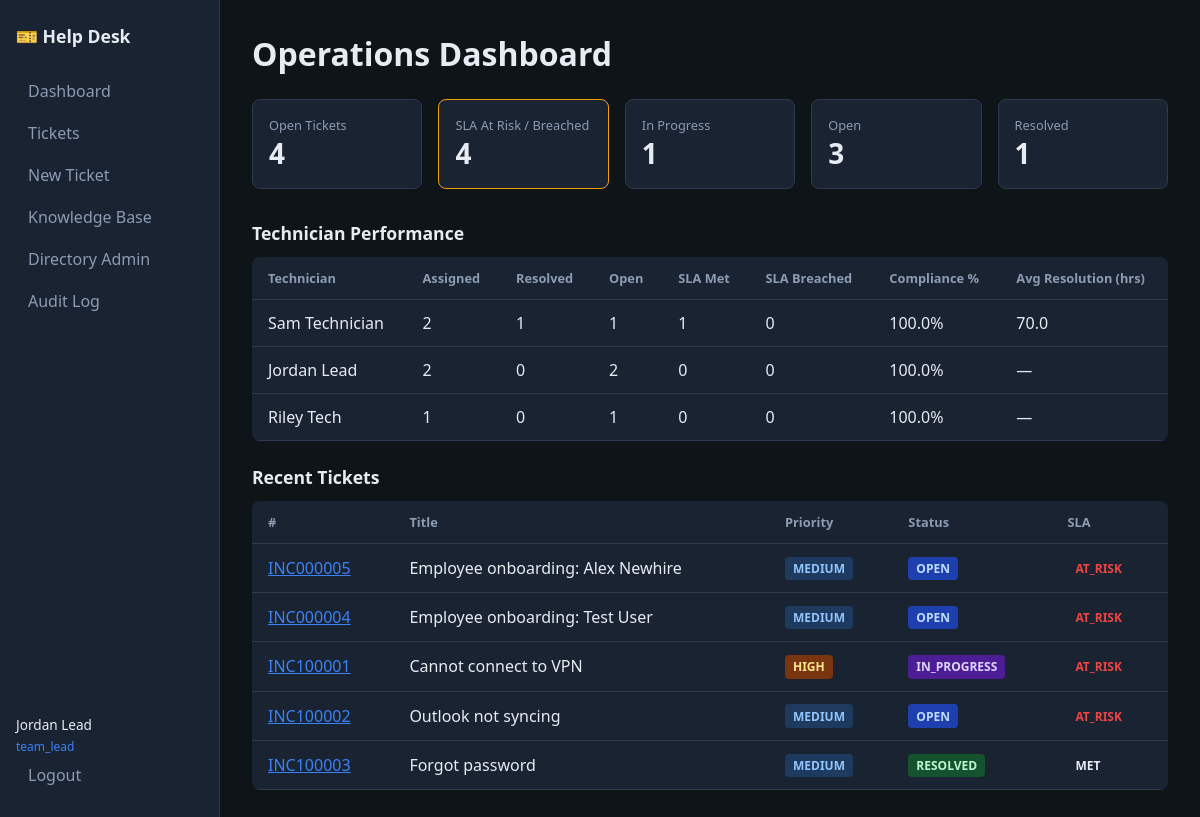
/ (signed in), run on the app's committed database.
### app/models/entities.py (models this page shows)
class User(Base):
    __tablename__ = "users"
    id: Mapped[int] = mapped_column(primary_key=True)
    username: Mapped[str] = mapped_column(String(64), unique=True, index=True)
    email: Mapped[str] = mapped_column(String(255), unique=True)
    display_name: Mapped[str] = mapped_column(String(128))
    password_hash: Mapped[str] = mapped_column(String(255))
    role: Mapped[str] = mapped_column(String(32), default=UserRole.END_USER.value)
    department: Mapped[str | None] = mapped_column(String(128))
    is_active: Mapped[bool] = mapped_column(Boolean, default=True)
    ad_sam_account: Mapped[str | None] = mapped_column(String(64), unique=True)
    ad_upn: Mapped[str | None] = mapped_column(String(255), unique=True)
    manager_id: Mapped[int | None] = mapped_column(ForeignKey("users.id"))
    job_title: Mapped[str | None] = mapped_column(String(128))
    role_sync_from_groups: Mapped[bool] = mapped_column(Boolean, default=True)
    last_login_at: Mapped[datetime | None] = mapped_column(DateTime)
    account_locked: Mapped[bool] = mapped_column(Boolean, default=False)
    created_at: Mapped[datetime] = mapped_column(DateTime, default=datetime.utcnow)
    manager: Mapped["User | None"] = relationship(remote_side=[id])
    ad_groups: Mapped[list["ADGroup"]] = relationship(
        secondary="user_ad_groups", back_populates="members"
    )
    assigned_tickets: Mapped[list["Ticket"]] = relationship(
        back_populates="assigned_technician",
        foreign_keys="Ticket.assigned_technician_id",
    )
    created_tickets: Mapped[list["Ticket"]] = relationship(
        back_populates="requester",
        foreign_keys="Ticket.requester_id",
    )

class Ticket(Base):
    __tablename__ = "tickets"
    id: Mapped[int] = mapped_column(primary_key=True)
    ticket_number: Mapped[str] = mapped_column(String(32), unique=True, index=True)
    title: Mapped[str] = mapped_column(String(255))
    description: Mapped[str] = mapped_column(Text)
    priority: Mapped[str] = mapped_column(String(16), default=TicketPriority.MEDIUM.value)
    status: Mapped[str] = mapped_column(String(32), default=TicketStatus.NEW.value)
    category: Mapped[str | None] = mapped_column(String(64))
    ticket_type: Mapped[str] = mapped_column(String(32), default="incident")
    impact: Mapped[str] = mapped_column(String(16), default="medium")
    urgency: Mapped[str] = mapped_column(String(16), default="medium")
    tags: Mapped[str | None] = mapped_column(String(512))
    requester_id: Mapped[int] = mapped_column(ForeignKey("users.id"))
    assigned_technician_id: Mapped[int | None] = mapped_column(ForeignKey("users.id"))
    affected_device_id: Mapped[int | None] = mapped_column(ForeignKey("devices.id"))
    duplicate_of_id: Mapped[int | None] = mapped_column(ForeignKey("tickets.id"))
    kb_article_id: Mapped[int | None] = mapped_column(ForeignKey("kb_articles.id"))
    created_at: Mapped[datetime] = mapped_column(DateTime, default=datetime.utcnow)
    updated_at: Mapped[datetime] = mapped_column(
        DateTime, default=datetime.utcnow, onupdate=datetime.utcnow
    )
    resolved_at: Mapped[datetime | None] = mapped_column(DateTime)
    closed_at: Mapped[datetime | None] = mapped_column(DateTime)
    escalation_level: Mapped[int] = mapped_column(Integer, default=0)
    escalated_at: Mapped[datetime | None] = mapped_column(DateTime)
    satisfaction_rating: Mapped[int | None] = mapped_column(Integer)
    satisfaction_comment: Mapped[str | None] = mapped_column(Text)
    requester: Mapped["User"] = relationship(
        back_populates="created_tickets", foreign_keys=[requester_id]
    )
    assigned_technician: Mapped["User | None"] = relationship(
        back_populates="assigned_tickets", foreign_keys=[assigned_technician_id]
    )
    affected_device: Mapped["Device | None"] = relationship(back_populates="tickets")
    duplicate_of: Mapped["Ticket | None"] = relationship(remote_side=[id])
    sla: Mapped["TicketSla | None"] = relationship(
        back_populates="ticket", uselist=False, cascade="all, delete-orphan"
    )
    work_notes: Mapped[list["TicketWorkNote"]] = relationship(
        back_populates="ticket", cascade="all, delete-orphan"
    )
    resolution_doc: Mapped["ResolutionDocumentation | None"] = relationship(
        back_populates="ticket", uselist=False, cascade="all, delete-orphan"
    )
    status_history: Mapped[list["TicketStatusHistory"]] = relationship(
        back_populates="ticket", cascade="all, delete-orphan"
    )
    timeline_events: Mapped[list["TicketTimelineEvent"]] = relationship(
        back_populates="ticket", cascade="all, delete-orphan", order_by="TicketTimelineEvent.created_at"
    )
    provisioning: Mapped["ProvisioningRequest | None"] = relationship(
        back_populates="onboarding_ticket", uselist=False
    )

class TicketSla(Base):
    __tablename__ = "ticket_slas"
    id: Mapped[int] = mapped_column(primary_key=True)
    ticket_id: Mapped[int] = mapped_column(ForeignKey("tickets.id"), unique=True)
    target_minutes: Mapped[int] = mapped_column(Integer)
    started_at: Mapped[datetime] = mapped_column(DateTime, default=datetime.utcnow)
    due_at: Mapped[datetime] = mapped_column(DateTime)
    paused_at: Mapped[datetime | None] = mapped_column(DateTime)
    paused_minutes: Mapped[int] = mapped_column(Integer, default=0)
    breached_at: Mapped[datetime | None] = mapped_column(DateTime)
    met_at: Mapped[datetime | None] = mapped_column(DateTime)
    status: Mapped[str] = mapped_column(String(16), default=SlaStatus.ON_TRACK.value)
    percent_remaining: Mapped[float] = mapped_column(Float, default=100.0)
    ticket: Mapped["Ticket"] = relationship(back_populates="sla")

### main.py (the view)
@app.get("/", response_class=HTMLResponse)
def dashboard(request: Request, user: User = Depends(require_login), db: Session = Depends(get_db)):
    perf = PerformanceService(db)
    stats = perf.queue_stats()
    tech_stats = perf.technician_dashboard() if has_permission(user.role, "dashboard:performance") else []
    recent = TicketService(db).list_tickets()[:10]
    for t in recent:
        if t.sla:
            SlaService(db).refresh(t)
    db.commit()
    return templates.TemplateResponse(
        request,
        "dashboard.html",
        {"user": user, "stats": stats, "tech_stats": tech_stats, "recent": recent},
    )

### templates/dashboard.html (shortened to what this page needs)
{% extends "base.html" %}
{% block content %}
<h1>Operations Dashboard</h1>
<div class="stats-grid">
  <div class="stat-card">
    <span class="stat-label">Open Tickets</span>
    <span class="stat-value">{{ stats.total_open }}</span>
  </div>
  <div class="stat-card warning">
    <span class="stat-label">SLA At Risk / Breached</span>
    <span class="stat-value">{{ stats.sla_at_risk }}</span>
  </div>
  {% for status, count in stats.by_status.items() %}
  <div class="stat-card">
    <span class="stat-label">{{ status|replace('_', ' ')|title }}</span>
    <span class="stat-value">{{ count }}</span>
  </div>
  {% endfor %}
</div>
{% if tech_stats %}
<h2>Technician Performance</h2>
<table class="data-table">
  <thead>
    <tr>
      <th>Technician</th>
      <th>Assigned</th>
      <th>Resolved</th>
      <th>Open</th>
      <th>SLA Met</th>
      <th>SLA Breached</th>
      <th>Compliance %</th>
      <th>Avg Resolution (hrs)</th>
    </tr>
  </thead>
  <tbody>
    {% for row in tech_stats %}
    <tr>
      <td>{{ row.technician.display_name }}</td>
      <td>{{ row.assigned_count }}</td>
      <td>{{ row.resolved_count }}</td>
      <td>{{ row.open_count }}</td>
      <td>{{ row.sla_met }}</td>
      <td>{{ row.sla_breached }}</td>
      <td>{{ row.sla_compliance_pct }}%</td>
      <td>{{ row.avg_resolution_hours or '—' }}</td>
    </tr>
    {% endfor %}
  </tbody>
</table>
{% endif %}
<h2>Recent Tickets</h2>
<table class="data-table">
  <thead>
    <tr><th>#</th><th>Title</th><th>Priority</th><th>Status</th><th>SLA</th></tr>
  </thead>
  <tbody>
    {% for t in recent %}
    <tr>
      <td><a href="/tickets/{{ t.id }}">{{ t.ticket_number }}</a></td>
      <td>{{ t.title }}</td>
      <td><span class="badge priority-{{ t.priority }}">{{ t.priority }}</span></td>
      <td><span class="badge status-{{ t.status }}">{{ t.status }}</span></td>
      <td>{% if t.sla %}<span class="badge sla-{{ t.sla.status }}">{{ t.sla.status }}</span>{% endif %}</td>
    </tr>
    {% endfor %}
  </tbody>
</table>
{% endblock %}

### templates/base.html (shortened to what this page needs)
<!DOCTYPE html>
<html lang="en">
<head>
  <link rel="stylesheet" href="/static/css/style.css">
</head>
<body>
  <nav class="sidebar">
    <div class="brand">🎫 Help Desk</div>
    {% if user %}
    <a href="/" class="nav-link">Dashboard</a>
    <a href="/tickets" class="nav-link">Tickets</a>
    <a href="/tickets/new" class="nav-link">New Ticket</a>
    <a href="/kb" class="nav-link">Knowledge Base</a>
    <a href="/ad" class="nav-link">Directory Admin</a>
    {% if user.role in ['team_lead', 'admin'] %}
    <a href="/audit" class="nav-link">Audit Log</a>
    {% endif %}
    <div class="nav-footer">
      <span class="user-badge">{{ user.display_name }}</span>
      <span class="role-badge">{{ user.role }}</span>
      <a href="/logout" class="nav-link logout">Logout</a>
    </div>
    {% endif %}
  </nav>
  <main class="content">
    {% block content %}{% endblock %}
  </main>
</body>
</html>

### static/css/style.css (style rules this page uses)
:root { --bg: #0f1419; --surface: #1a2332; --border: #2d3a4f; --text: #e7ecf3; --muted: #8b9cb3; --accent: #3b82f6; --success: #22c55e; --warning: #f59e0b; --danger: #ef4444; }
* { box-sizing: border-box; margin: 0; padding: 0; }
body { font-family: "Segoe UI", system-ui, sans-serif; background: var(--bg); color: var(--text); display: flex; min-height: 100vh; }
.sidebar { width: 220px; background: var(--surface); border-right: 1px solid var(--border); padding: 1.5rem 1rem; display: flex; flex-direction: column; }
.brand { font-weight: 700; font-size: 1.1rem; margin-bottom: 1.5rem; }
.nav-link { display: block; color: var(--muted); text-decoration: none; padding: 0.5rem 0.75rem; border-radius: 6px; margin-bottom: 0.25rem; }
.nav-footer { margin-top: auto; padding-top: 1rem; }
.user-badge { display: block; font-size: 0.85rem; }
.role-badge { font-size: 0.75rem; color: var(--accent); }
.content { flex: 1; padding: 2rem; overflow-x: auto; }
h1 { margin-bottom: 1.5rem; }
h2 { margin: 1.5rem 0 0.75rem; font-size: 1.1rem; }
.stats-grid { display: grid; grid-template-columns: repeat(auto-fill, minmax(160px, 1fr)); gap: 1rem; margin-bottom: 2rem; }
.stat-card { background: var(--surface); border: 1px solid var(--border); border-radius: 8px; padding: 1rem; }
.stat-card.warning { border-color: var(--warning); }
.stat-label { display: block; font-size: 0.8rem; color: var(--muted); }
.stat-value { font-size: 1.75rem; font-weight: 700; }
.data-table { width: 100%; border-collapse: collapse; background: var(--surface); border-radius: 8px; overflow: hidden; }
.data-table th, .data-table td { padding: 0.75rem 1rem; text-align: left; border-bottom: 1px solid var(--border); }
.data-table th { color: var(--muted); font-size: 0.8rem; }
.data-table a { color: var(--accent); }
.badge { display: inline-block; padding: 0.2rem 0.5rem; border-radius: 4px; font-size: 0.75rem; font-weight: 600; text-transform: uppercase; }
.priority-high { background: #78350f; color: #fde68a; }
.priority-medium { background: #1e3a5f; color: #93c5fd; }
.status-new, .status-open { background: #1e40af; color: #bfdbfe; }
.status-in_progress { background: #4c1d95; color: #ddd6fe; }
.status-resolved, .status-closed { background: #14532d; color: #bbf7d0; }
.sla-at_risk, .sla-breached { color: var(--danger); }

### data on the page
User: display_name "Jordan Lead", role "team_lead", technician.display_name "Jordan Lead"
Ticket: status "Open", assigned_technician "3", ticket_number "INC100002", title "Outlook not syncing", priority "MEDIUM", status "OPEN", sla.status "AT_RISK"
Ticket: status "Resolved", affected_device "1", ticket_number "INC100003", title "Forgot password", priority "MEDIUM", status "RESOLVED", sla.status "MET"
User: technician.display_name "Sam Technician"
User: technician.display_name "Riley Tech"
Ticket: ticket_number "INC000005", title "Employee onboarding: Alex Newhire", priority "MEDIUM", status "OPEN", sla.status "AT_RISK"
Ticket: ticket_number "INC000004", title "Employee onboarding: Test User", priority "MEDIUM", status "OPEN", sla.status "AT_RISK"
Ticket: ticket_number "INC100001", title "Cannot connect to VPN", priority "HIGH", status "IN_PROGRESS", sla.status "AT_RISK"

### other printed values
{{ stats.total_open }} "4"
{{ stats.sla_at_risk }} "4"
{{ status|replace('_', ' ')|title }} "In Progress"
{{ count }} "1"
{{ row.assigned_count }} "2" "2" "1"
{{ row.resolved_count }} "1" "0" "0"
{{ row.open_count }} "1" "2" "1"
{{ row.sla_met }} "1" "0" "0"
{{ row.sla_breached }} "0" "0" "0"
{{ row.sla_compliance_pct }} "100.0" "100.0" "100.0"
{{ row.avg_resolution_hours or '—' }} "70.0" "—" "—"
